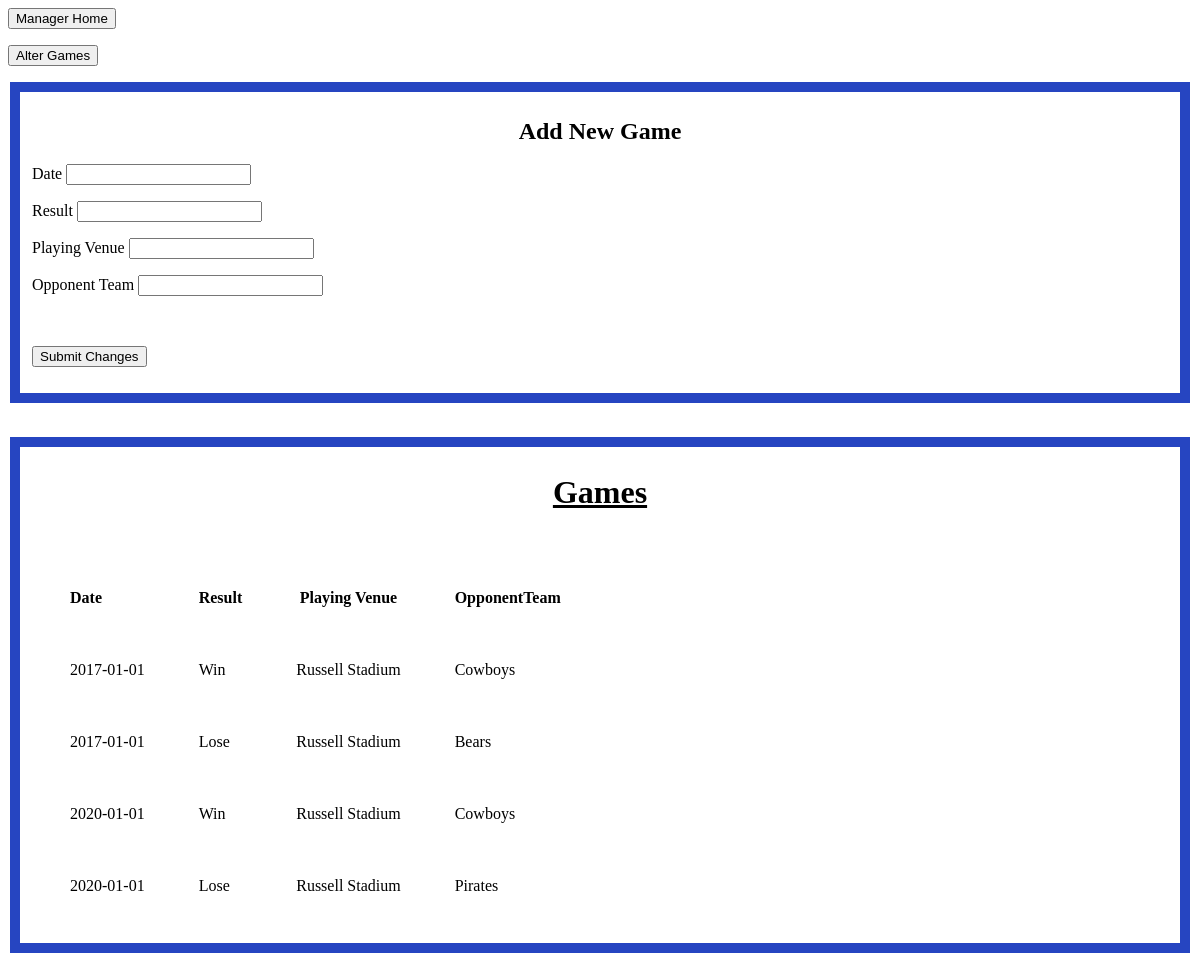
Page /CoachSystem/game_files/view_trainings.php (signed in) on the earlier database version.
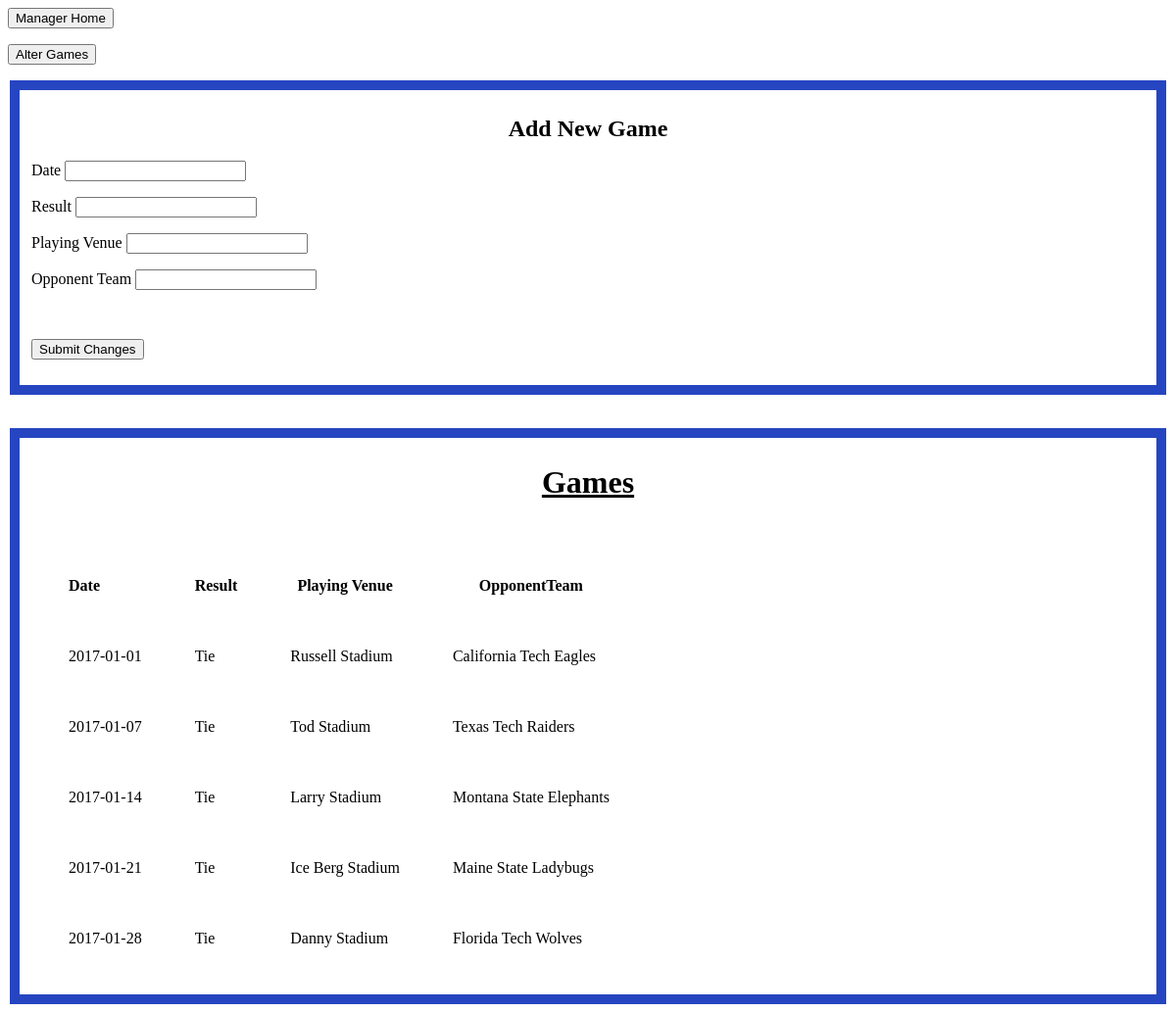
Same page on the later database version.
### tables this page shows
create table Game(
    GameID int not null primary key auto_increment,
    Date date not null,
    Result enum('Win', 'Lose', 'Tie') not null, 
    PlayingVenue varchar(256) not null,
    OpponentTeam varchar(32) not null
);

### CoachSystem/game_files/view_trainings.php (the view, shortened to what this page needs)
<html>
<form action="../manager_home.php" method="post">
	<p>
		<input type="submit" value="Manager Home" />
	</p>
</form>
<form action="alter_training.php" method="post">
	<p>
		<input type="submit" value="Alter Games" />
	</p>
</form>
<form action="add_training_functions.php" method="post">
	<fieldset style = "Color: #000000; border-color: #2645c1; border-width: 10px; border-style: solid;">
		<h2 align="center">Add New Game </h2>
		<p>
			<label>Date</label>
			<input type="text" name="Date" required/>
		</p>
		<p>
			<label>Result</label>
			<input type="text" name="Result" required/>
		</p>
		<p>
			<label>Playing Venue</label>
			<input type="text" name="PlayingVenue" required/>
		</p>
		<p>
			<label>Opponent Team</label>
			<input type="text" name="OpponentTeam" required/>
		</p>
		<br>
		<p>
			<input type="submit" value="Submit Changes" />
		</p>
	</fieldset>
</form>
<br>
<fieldset style = "Color: #000000; border-color: #2645c1; border-width: 10px; border-style: solid;">
	<?php
	echo ' <h1><center><u>Games</u></center></h1><br>';
	try {
		$link = connectDB();
		$sql = "SELECT Date, Result, PlayingVenue, OpponentTeam FROM Game";
		if($response=mysqli_query($link,$sql))
		{
			echo '<table align="left"
			cellspacing="22" cellpadding="16">
			<tr>
			<td align="left"><b>Date</b></td>
			<td align="center"><b>Result</b></td>
			<td align="center"><b>Playing Venue</b></td>
			<td align="center"><b>OpponentTeam</b></td></tr>';
			while($row = mysqli_fetch_array($response))
			{
				$TrainingName = $row['Date'];
				$Instruction = $row['Result'];
				$TimePeriodinHour = $row['PlayingVenue'];
				$OpponentTeam = $row['OpponentTeam'];
				echo '<tr><td align="left">' .
				$TrainingName . '</td><td align="left">' .
				$Instruction . '</td><td align="left">' .
				$TimePeriodinHour . '</td><td align="left">' .
				$OpponentTeam . '</td><td align="left">';
				echo '</tr>';
			}
		}
	}
	catch (Exception $e) {
		$message = 'Unable to process request.';
	}
	?>
</fieldset>
</html>

Differences in the rows shown:
changed game "Russell Stadium": Result "Win" → "Tie"; OpponentTeam "Cowboys" → "California Tech Eagles"
changed game: Date "2017-01-01" → "2017-01-07"; Result "Lose" → "Tie"; PlayingVenue "Russell Stadium" → "Tod Stadium"; OpponentTeam "Bears" → "Texas Tech Raiders"
changed game: Date "2020-01-01" → "2017-01-14"; Result "Win" → "Tie"; PlayingVenue "Russell Stadium" → "Larry Stadium"; OpponentTeam "Cowboys" → "Montana State Elephants"
changed game: Date "2020-01-01" → "2017-01-21"; Result "Lose" → "Tie"; PlayingVenue "Russell Stadium" → "Ice Berg Stadium"; OpponentTeam "Pirates" → "Maine State Ladybugs"
added game: Date "2017-01-28", Result "Tie", PlayingVenue "Danny Stadium", OpponentTeam "Florida Tech Wolves"
